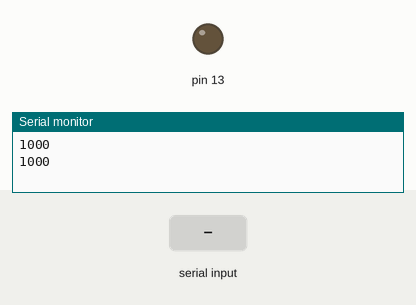
Bench run of a sketch on a simulated Arduino Uno, built with avr-gcc and run on an emulated ATmega328P. Shown: output pins drawn as LEDs (lit = HIGH), the last lines printed to the serial monitor. The test bench sets the inputs (shaded band).

Above: at 1.5 s.
1.6 s: "x" received over Serial
At 2.7 s:
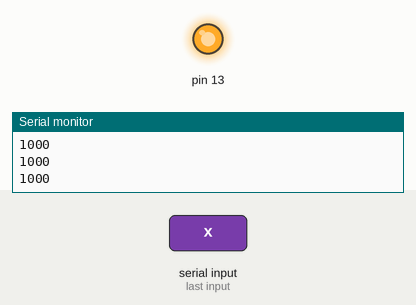
3.5 s: "o" received over Serial
At 3.9 s:
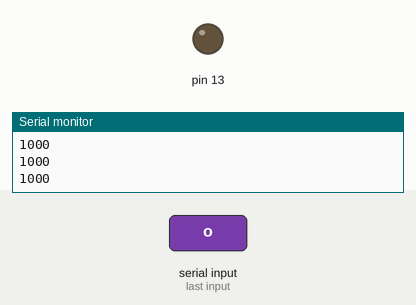
Timing chart, 0 to 6.5 s (numbered marks = the images above; inputs shaded):
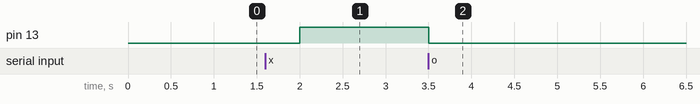

The sketch:

MAQUINADETORQUE3.ino
```cpp
String readString;

void setup() {
  Serial.begin(9600);
  //Serial.println("serial test 0021");
  pinMode(13, OUTPUT);
}

void loop() {
  delay(500);
  Serial.println(1000);

 if(Serial.available()) {
    delay(2);  //delay to allow byte to arrive in input buffer
    char c = Serial.read();
    readString = c;
    if(readString.length()>0){


  if(readString=="x")
   digitalWrite(13, HIGH);
  if(readString=="o")
    digitalWrite(13,LOW);


    }
 }

  /*if (readString.length() >0) {
    Serial.println(readString.toInt());
    if(readString.toInt()>20)
      digitalWrite(13, HIGH);
    else
      digitalWrite(13, LOW);
    readString="";

  }*/
}
```

Measured:
- after the input at 1.6 s, pin 13: LOW → HIGH after 0.40 s
- after the input at 3.5 s, pin 13: HIGH → LOW at once
